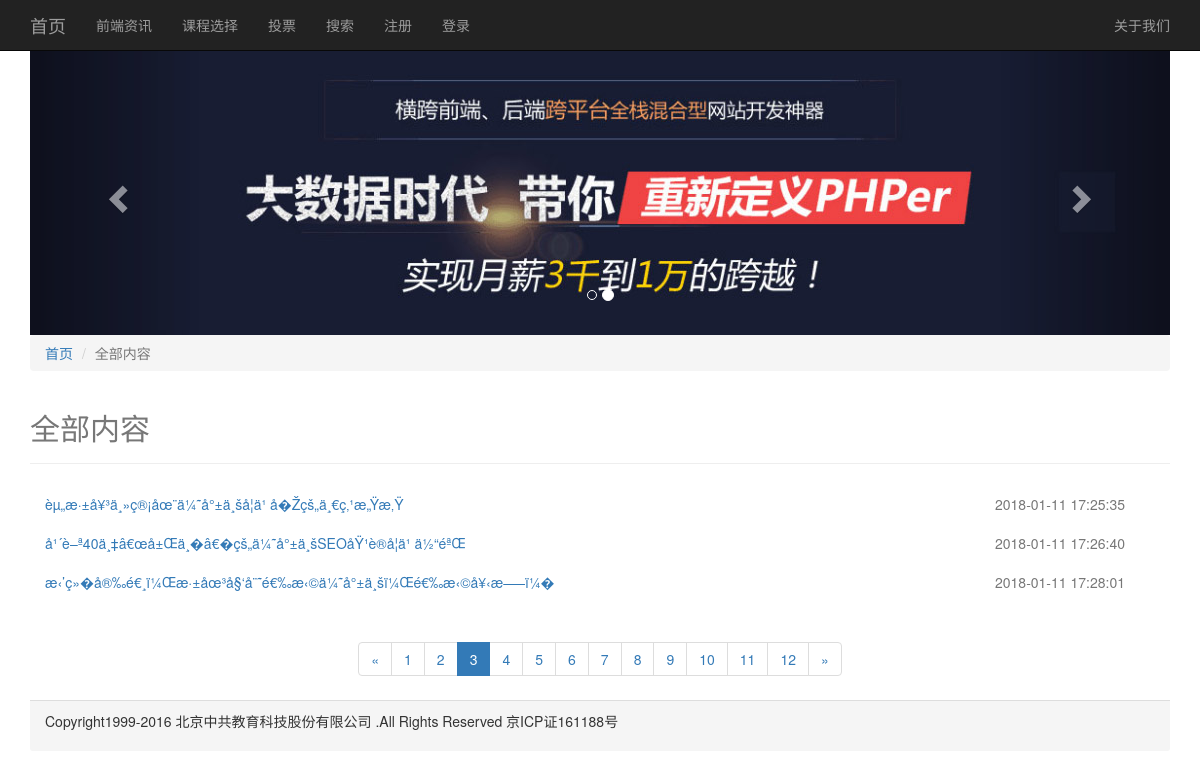
The page /list.php?column=全部内容&page=3 on the database its author committed.
### tables this page shows
CREATE TABLE IF NOT EXISTS `u_article` (
  `u_id` int(10) unsigned NOT NULL AUTO_INCREMENT,
  `u_title` varchar(300) NOT NULL,
  `u_column` varchar(100) NOT NULL,
  `u_description` text NOT NULL,
  `u_keywords` varchar(100) NOT NULL,
  `u_contents` text NOT NULL,
  `u_thumb` varchar(200) NOT NULL,
  `u_author` varchar(100) NOT NULL,
  `u_add_date` varchar(50) NOT NULL,
  PRIMARY KEY (`u_id`)
);

### list.php (the view, shortened to what this page needs)
<!DOCTYPE html>
<?php
$con = new mysqli('localhost', 'root', 'root', 'myitem');
$column = empty($_GET['column']) ? '全部内容' : $_GET['column'];
$pageSize = 3;
$pages = empty($_GET['page']) ? 1 : $_GET['page'];
$pageStart = ($pages - 1) * $pageSize;
if( $column == '全部内容' )
{
    $sql = "SELECT * FROM u_article ORDER BY u_id LIMIT $pageStart,$pageSize";
    $sqlTotal = "SELECT * FROM u_article";
}
else
{
    $sql = "SELECT * FROM u_article WHERE u_column='$column' ORDER BY u_id LIMIT $pageStart,$pageSize";
    $sqlTotal = "SELECT * FROM u_article WHERE u_column='$column' ORDER BY u_id";
}
$result = $con->query($sql);
$resultTotal = $con->query($sqlTotal);
$pageNum = ceil($resultTotal->num_rows/$pageSize);
?>
<html lang="zh-CN">
<head>
    <?php include "include/head.php"; ?>
</head>
<body>
<?php include "include/navbar.php"; ?>
<div class="container">
    <ol class="breadcrumb">
        <li><a href="index.php">首页</a></li>
        <li class="active"><?php echo $column; ?></li>
    </ol>
    <div class="page-header">
        <h2 class="text-muted"><?php echo $column; ?></h2>
    </div>
    <ul class=" list-group list">
        <?php
        if ($result->num_rows > 0) {
            while ($row = $result->fetch_assoc()) {
                ?>
                <li class="list-group-item row">
                    <a href="#" class="col-md-10"><?php echo $row['u_title'] ?></a>
                    <span class="text-muted col-md-2"><?php echo date('Y-m-d H:i:s', $row['u_add_date']) ?></span>
                </li>
                <?php
            }
        } else {
            echo '此栏目下没有文章';
        }
        ?>
    </ul>
    <nav aria-label="Page navigation" class="text-center">
        <ul class="pagination">
            <li>
                <a href="list.php?column=<?php echo $column;?>&page=<?php echo $pages-1;?>" aria-label="Previous"  class="<?php if($pages==1) echo 'btn disabled'?>">
                    <span aria-hidden="true">&laquo;</span>
                </a>
            </li>
            <?php
                for ($i=1;$i<=$pageNum;$i++) {
            ?>
            <li class="<?php if ($i==$pages) echo 'active';?>"><a href="list.php?column=<?php echo $column;?>&page=<?php echo $i;?>"><?php echo $i?></a></li>
            <?php
                }
            ?>
            <li>
                <a href="list.php?column=<?php echo $column;?>&page=<?php echo $pages+1;?>" aria-label="Next" class="<?php if($pages==$pageNum) echo 'btn disabled'?>">
                    <span aria-hidden="true">&raquo;</span>
                </a>
            </li>
        </ul>
    </nav>
</div>
</body>
</html>

### css/public.css (style rules this page uses)
body { padding-top: 50px; }
.list>* { border: none; }

### rows shown on the page
u_article: u_title "èµ„æ·±å¥³ä¸»ç®¡åœ¨ä¼˜å°±ä¸šå­¦ä¹ å�Žçš„ä¸€ç‚¹æ„Ÿæ‚Ÿ", u_add_date "2018-01-11 17:25:35"
u_article: u_title "å¹´è–ª40ä¸‡â€œå±Œä¸�â€�çš„ä¼˜å°±ä¸šSEOåŸ¹è®­å­¦ä¹ ä½“éªŒ", u_add_date "2018-01-11 17:26:40"
u_article: u_title "æ‹’ç»�å®‰é€¸ï¼Œæ·±åœ³å§‘å¨˜é€‰æ‹©ä¼˜å°±ä¸šï¼Œé€‰æ‹©å¥‹æ–—ï¼�", u_add_date "2018-01-11 17:28:01"

### other values the page prints
$column "全部内容"
